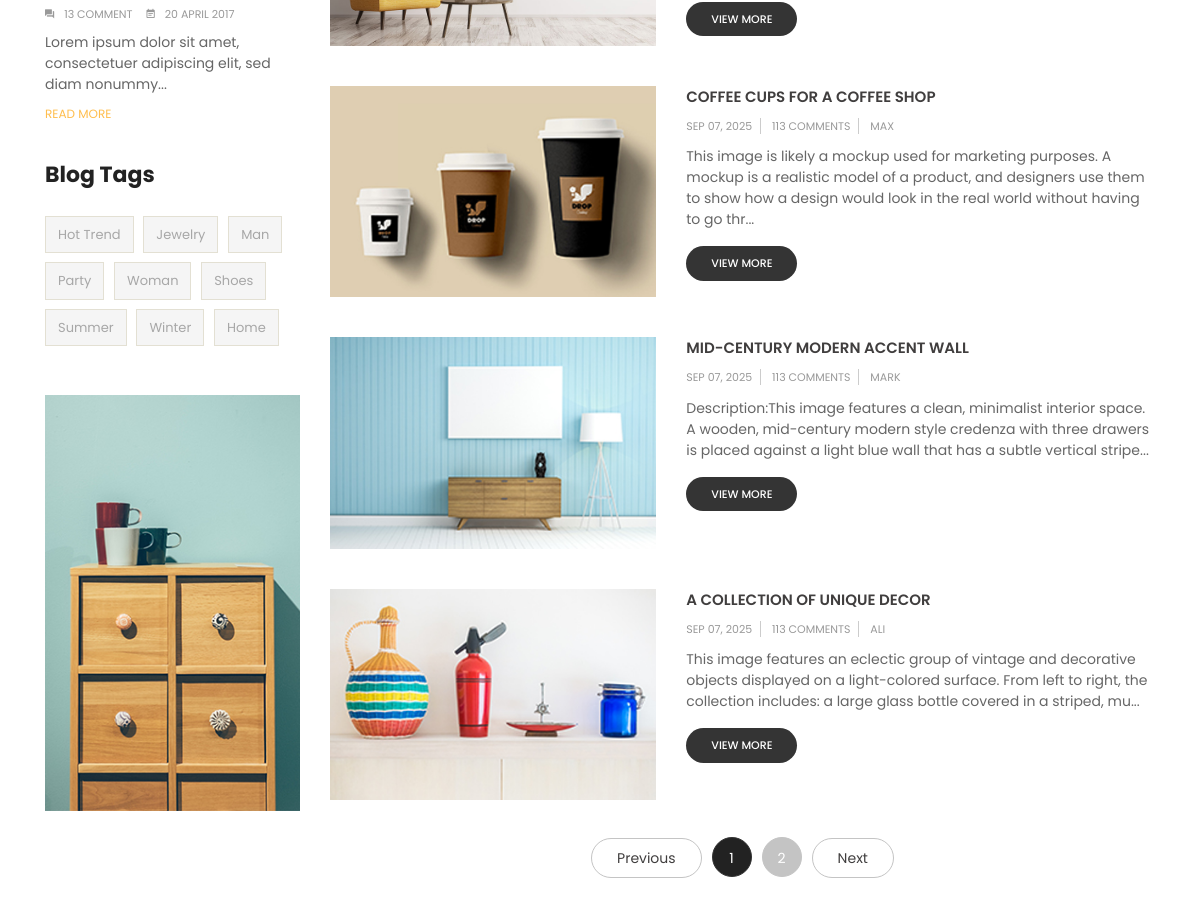
Page /en/blogs/ (middle part) on the earlier database version.
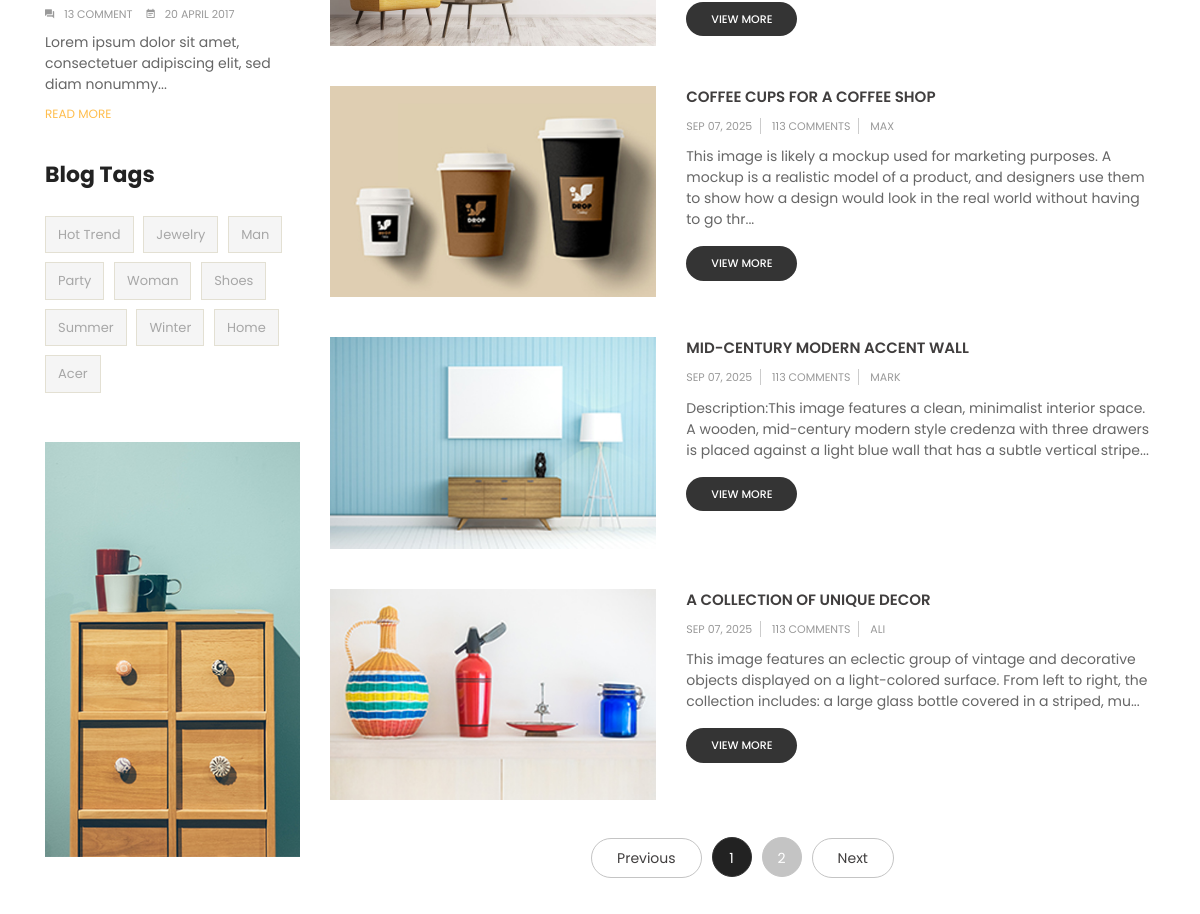
Same page on the later database version.
### apps/blogs/models.py (models this page shows, shortened)
class BlogTagModel(BaseModel):
    title = models.CharField(max_length=255)
    class Meta:
        verbose_name = 'Blog tag'
        verbose_name_plural = 'Blog tags'

class BlogModel(BaseModel):
    class BlogStatus(models.TextChoices):
        DRAFT = 'DRAFT'
        PUBLISHED = 'PUBLISHED'
        DELETED = 'DELETED'
    image = models.ImageField(upload_to='blog-post/')
    title = models.CharField(max_length=255)
    content = RichTextUploadingField()
    status = models.CharField(
        max_length=20,
        choices=BlogStatus,
        default=BlogStatus.DRAFT
    )
    author = models.ForeignKey(
        BlogAuthorModel,
        on_delete=models.CASCADE,
        related_name='blogs',
    )
    category = models.ManyToManyField(
        BlogCategoryModel,
        related_name='blogs'
    )
    tag = models.ManyToManyField(
        BlogTagModel,
        related_name='blogs'
    )
    class Meta:
        verbose_name = 'Blog'
        verbose_name_plural = 'Blogs'

class BlogAuthorModel(BaseModel):
    full_name = models.CharField(max_length=64)
    avatar = models.ImageField(
        upload_to='blog-author/'
    )
    bio = models.CharField(max_length=255)
    class Meta:
        verbose_name = 'Blog author'
        verbose_name_plural = 'Blog authors'

### apps/blogs/views.py (the view)
# urls.py: path('', blog_list_view, name='blogs_home'),
def blog_list_view(request):
    blogs = BlogModel.objects.filter(
        status=BlogModel.BlogStatus.PUBLISHED
    )
    tags = BlogTagModel.objects.all()
    parent_categories = BlogCategoryModel.objects.filter(parent__isnull=True)
    context = {
        "blogs": blogs,
        "tags": tags,
        "parent_categories": parent_categories
    }
    return render(
        request, 'blogs/blog-list-sidebar-left.html',
        context
    )

### apps/pages/templatetags/my_tags.py (called while the page is built)
@register.simple_tag
def get_full_url(request, lang):
    path = request.path.split('/')
    path[1] = lang
    return '/'.join(path)

### templates/blogs/blog-list-sidebar-left.html (shortened to what the changed rows need)
{% extends 'layout/base.html'%}
{% load static %}
{% load i18n %}
{% load my_tags %}
{% block body_id %}blog-list-sidebar-left{% endblock %}
{% block body_class %}blog{% endblock %}
{% block content %}
<div class="main-content">
        <div id="wrapper-site">
            <div id="content-wrapper">
                <div id="main">
                    <div class="page-home">
                        <div class="container">
                            <div class="content">
                                <div class="row">
                                    <div class="sidebar-3 sidebar-collection col-lg-3 col-md-3 col-sm-4">
                                        {% include 'blogs/blog-sidebar.html' %}
                                    </div>
                                    <div class="col-sm-8 col-lg-9 col-md-9 flex-xs-first main-blogs">
                                    {% if blogs %}
                                        {% for blog in blogs %}
                                            <div class="list-content row">
                                                <div class="hover-after col-md-5 col-xs-12">
                                                    <a href="{% url 'blogs:detail' pk=blog.id %}">
                                                        <img src="{{ blog.image.url }}" alt="img">
                                                    </a>
                                                </div>
                                                <div class="late-item col-md-7 col-xs-12" >
                                                    <p class="content-title">
                                                        <a href="{% url 'blogs:detail' pk=blog.id %}"> {{ blog.title|slice:":40" }} </a>
                                                    </p>
                                                    <p class="post-info">
                                                        <span>{{ blog.created_at|date:"M d, Y" }}</span>
                                                        <span>113 Comments</span>
                                                        <span> {{ blog.author.full_name }} </span>
                                                    </p>
                                                    <p class="description">{{ blog.content|striptags|slice:":200" }}...
                                                    </p>
                                                    <span class="view-more">
                                                        <a href="{% url 'blogs:detail' pk=blog.id %}">view more</a>
                                                    </span>
                                                </div>
                                            </div>
                                        {% endfor %}
                                    {% endif %}
                                    </div>
                                </div>
                            </div>
                        </div>
                    </div>
                </div>
            </div>
        </div>
    </div>
{% endblock %}

### templates/blogs/blog-sidebar.html (shortened to what this page needs)
{% load static %}
{% load static %}
{% load i18n %}
    <div class="sidebar-block">
        <div class="post-item-content">
            <div>
                <div class="late-item">
                    <span>
                        <i class="zmdi zmdi-comments"></i>{% trans '13 comment' %}
                    </span>
                    <span>
                        <i class="zmdi zmdi-calendar-note"></i>{% trans '20 APRIl 2017' %}
                    </span>
                    <p class="description">
                    </p>
                    <p class="remove">
                        <a href="blog-detail.html">{% trans 'READ MORE' %}</a>
                    </p>
                </div>
            </div>
        </div>
    </div>
    <div class="sidebar-block product-tags">
        <div class="title-block">
            Blog Tags
        </div>
        <div class="block-content">
            <ul class="listSidebarBlog list-unstyled">
                {% for tag in tags %}
                <li>
                    <a href="{% url 'blogs:blog_filter' 'tag' tag.id %}" title="Show products matching tag {{ tag.title }}">{{ tag.title }}</a>
                </li>
                {% endfor %}
            </ul>
        </div>
    </div>
    <div class="sidebar-block group-image-special">
        <div class="effect">
            <a href="#">
                <img class="img-fluid" src="{% static 'img/blog/advertising.jpg' %}" alt="banner-2" title="banner-2">
            </a>
        </div>
    </div>

Differences in the rows shown:
added BlogTagModel: title "Acer"
